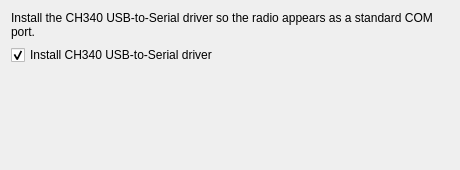
<?xml version="1.0" encoding="UTF-8"?>
<ui version="4.0">
 <class>DriverPage</class>
 <widget class="QWidget" name="DriverPage">
  <property name="windowTitle">
   <string>Device Driver</string>
  </property>
  <property name="geometry">
   <rect>
    <x>0</x>
    <y>0</y>
    <width>460</width>
    <height>170</height>
   </rect>
  </property>
  <layout class="QVBoxLayout" name="verticalLayout">
   <item>
    <widget class="QLabel" name="lblPrompt">
     <property name="text">
      <string>Install the CH340 USB-to-Serial driver so the radio appears as a standard COM port.</string>
     </property>
     <property name="wordWrap">
      <bool>true</bool>
     </property>
    </widget>
   </item>
   <item>
    <widget class="QCheckBox" name="ch340DriverBox">
     <property name="text">
      <string>Install CH340 USB-to-Serial driver</string>
     </property>
     <property name="checked">
      <bool>true</bool>
     </property>
    </widget>
   </item>
   <item>
    <spacer name="verticalSpacer">
     <property name="orientation">
      <enum>Qt::Vertical</enum>
     </property>
     <property name="sizeHint" stdset="0">
      <size>
       <width>20</width>
       <height>20</height>
      </size>
     </property>
    </spacer>
   </item>
  </layout>
 </widget>
 <resources/>
 <connections/>
</ui>
